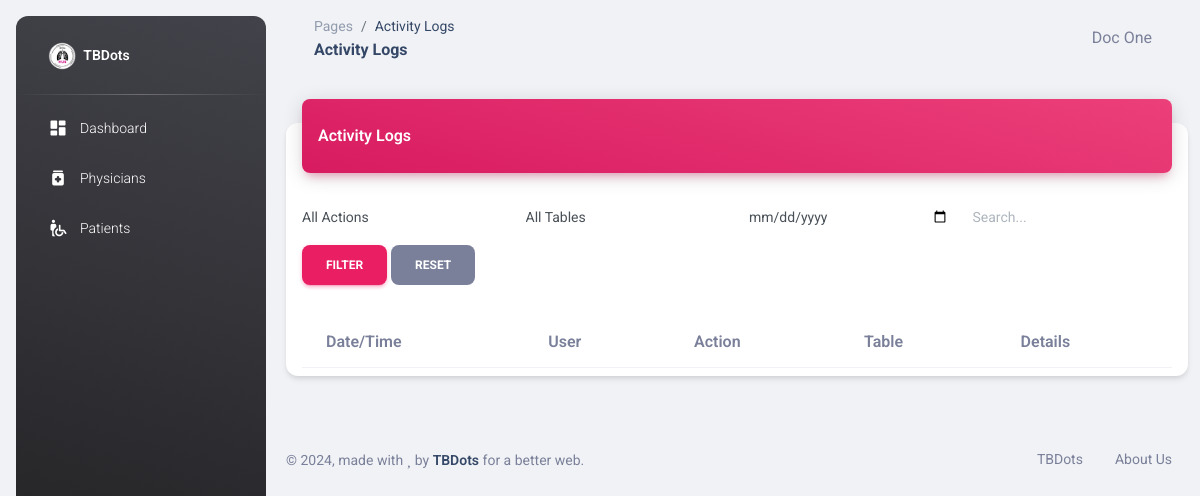
/activity_logs.php (signed in), run on an earlier commit of the app's database.
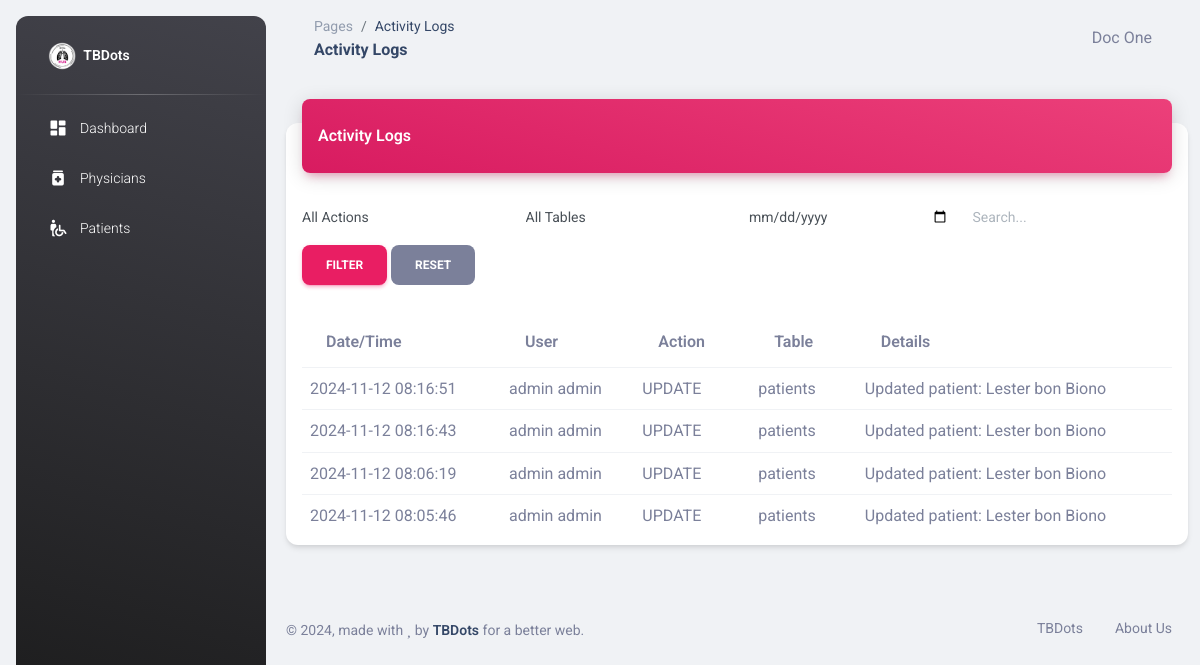
And on a later commit of the database.
### tables this page shows
CREATE TABLE IF NOT EXISTS `activity_logs` (
  `id` int NOT NULL AUTO_INCREMENT,
  `user_id` int NOT NULL,
  `action` enum('CREATE','UPDATE','DELETE') NOT NULL,
  `table_name` varchar(50) NOT NULL,
  `record_id` int NOT NULL,
  `details` text,
  `created_at` timestamp NOT NULL DEFAULT CURRENT_TIMESTAMP,
  PRIMARY KEY (`id`),
  KEY `FK_logs_user` (`user_id`),
  CONSTRAINT `FK_logs_user` FOREIGN KEY (`user_id`) REFERENCES `users` (`id`)
);

CREATE TABLE IF NOT EXISTS `users` (
  `id` int NOT NULL AUTO_INCREMENT,
  `username` varchar(50) NOT NULL,
  `password` text NOT NULL,
  `first_name` text NOT NULL,
  `last_name` text NOT NULL,
  `role` int NOT NULL DEFAULT '0',
  `updated_at` timestamp NOT NULL DEFAULT CURRENT_TIMESTAMP,
  `created_at` timestamp NOT NULL DEFAULT CURRENT_TIMESTAMP ON UPDATE CURRENT_TIMESTAMP,
  PRIMARY KEY (`id`),
  KEY `FK_users_roles` (`role`),
  CONSTRAINT `FK_users_roles` FOREIGN KEY (`role`) REFERENCES `roles` (`id`) ON DELETE CASCADE ON UPDATE CASCADE
);

### activity_logs.php (the view, shortened to what this page needs)
<?php
require_once "connection/db.php";
include_once('head.php');
$date_filter = $_GET['date'] ?? '';
$search = $_GET['search'] ?? '';
$query = "
    SELECT al.*, u.first_name, u.last_name
    FROM activity_logs al
    LEFT JOIN users u ON al.user_id = u.id
    WHERE 1=1
";
$query .= " ORDER BY al.created_at DESC";
$result = $conn->query($query);
?>
<body class="g-sidenav-show bg-gray-200">
  <?php include_once('sidebar.php'); ?>
  <main class="main-content position-relative max-height-vh-100 h-100 border-radius-lg">
    <?php include_once('navbar.php'); ?>
    <div class="container-fluid py-4">
      <div class="row">
        <div class="col-12">
          <div class="card my-4">
            <div class="card-header p-0 position-relative mt-n4 mx-3 z-index-2">
              <div class="bg-gradient-primary shadow-primary border-radius-lg pt-4 pb-3">
                <h6 class="text-white text-capitalize ps-3">Activity Logs</h6>
              </div>
            </div>
            <div class="card-body px-3 pb-2">
              <form method="GET" class="row mb-3">
                <div class="col-md-3">
                  <select name="action" class="form-control">
                    <option value="">All Actions</option>
                  </select>
                </div>
                <div class="col-md-3">
                  <select name="table" class="form-control">
                    <option value="">All Tables</option>
                  </select>
                </div>
                <div class="col-md-3">
                  <input type="date" name="date" class="form-control" value="<?= $date_filter ?>">
                </div>
                <div class="col-md-3">
                  <input type="text" name="search" class="form-control" placeholder="Search..." value="<?= $search ?>">
                </div>
                <div class="col-md-12 mt-2">
                  <button type="submit" class="btn btn-primary">Filter</button>
                  <a href="activity_logs.php" class="btn btn-secondary">Reset</a>
                </div>
              </form>
              <div class="table-responsive">
                <table class="table align-items-center mb-0">
                  <thead>
                    <tr>
                      <th>Date/Time</th>
                      <th>User</th>
                      <th>Action</th>
                      <th>Table</th>
                      <th>Details</th>
                    </tr>
                  </thead>
                  <tbody>
                    <?php while($row = $result->fetch_assoc()): ?>
                      <tr>
                        <td><?= date('Y-m-d H:i:s', strtotime($row['created_at'])) ?></td>
                        <td><?= htmlspecialchars($row['first_name'] . ' ' . $row['last_name']) ?></td>
                        <td><?= $row['action'] ?></td>
                        <td><?= $row['table_name'] ?></td>
                        <td><?= htmlspecialchars($row['details']) ?></td>
                      </tr>
                    <?php endwhile; ?>
                  </tbody>
                </table>
              </div>
            </div>
          </div>
        </div>
      </div>
    </div>
    <?php include_once('footer.php'); ?>
  </main>
</body>
</html>

### head.php (shortened to what this page needs)
<!DOCTYPE html>
<html lang="en">
<head>
  <link href="../assets/css/nucleo-icons.css" rel="stylesheet" />
  <link href="../assets/css/nucleo-svg.css" rel="stylesheet" />
  <link id="pagestyle" href="../assets/css/material-dashboard.css?v=3.1.0" rel="stylesheet" />
</head>
<?php
  $current_page = basename($_SERVER['REQUEST_URI']);
?>

### sidebar.php (shortened to what this page needs)
<aside class="sidenav navbar navbar-vertical navbar-expand-xs border-0 border-radius-xl my-3 fixed-start ms-3   bg-gradient-dark" id="sidenav-main">
    <div class="sidenav-header">
      <a class="navbar-brand m-0" href="dashboard.php">
        <img src="../assets/img/icons/logo.png" class="navbar-brand-img h-100" alt="main_logo">
        <span class="ms-1 font-weight-bold text-white">TBDots</span>
      </a>
    </div>
    <hr class="horizontal light mt-0 mb-2">
    <div class="collapse navbar-collapse  w-auto " id="sidenav-collapse-main">
      <ul class="navbar-nav">
        <li class="nav-item">
          <a class="nav-link text-white <?php if($current_page == 'dashboard.php') echo 'active bg-gradient-primary'; ?>" href="dashboard.php">
            <div class="text-white text-center me-2 d-flex align-items-center justify-content-center">
              <i class="material-icons opacity-10">dashboard</i>
            </div>
            <span class="nav-link-text ms-1">Dashboard</span>
          </a>
        </li>
        <?php if(isset($_SESSION['module']) && in_array(5, $_SESSION['module'])): ?>
        <li class="nav-item">
          <a class="nav-link text-white <?php if($current_page == 'physician.php') echo 'active bg-gradient-primary'; ?>" href="physician.php">
            <div class="text-white text-center me-2 d-flex align-items-center justify-content-center">
              <i class="material-icons opacity-10">medication</i>
            </div>
            <span class="nav-link-text ms-1">Physicians</span>
          </a>
        </li>
        <?php endif; ?>
        <?php if(isset($_SESSION['module']) && in_array(9, $_SESSION['module'])): ?>
        <li class="nav-item">
          <a class="nav-link text-white <?php if($current_page == 'patients.php') echo 'active bg-gradient-primary'; ?>" href="patients.php">
            <div class="text-white text-center me-2 d-flex align-items-center justify-content-center">
              <i class="material-icons opacity-10">wheelchair_pickup</i>
            </div>
            <span class="nav-link-text ms-1">Patients</span>
          </a>
        </li>
        <?php endif; ?>
      </ul>
    </div>
  </aside>

### navbar.php (shortened to what this page needs)
<nav class="navbar navbar-main navbar-expand-lg px-0 mx-4 shadow-none border-radius-xl" id="navbarBlur" data-scroll="true">
      <div class="container-fluid py-1 px-3">
        <nav aria-label="breadcrumb">
          <ol class="breadcrumb bg-transparent mb-0 pb-0 pt-1 px-0 me-sm-6 me-5">
            <li class="breadcrumb-item text-sm"><a class="opacity-5 text-dark" href="javascript:;">Pages</a></li>
            <li class="breadcrumb-item text-sm text-dark active" aria-current="page"><?php echo ucwords(str_replace('_', ' ', str_replace('.php', '', $current_page))) ?></li>
          </ol>
          <h6 class="font-weight-bolder mb-0"><?php echo ucwords(str_replace('_', ' ', str_replace('.php', '', $current_page))) ?></h6>
        </nav>
        <div class="collapse navbar-collapse mt-sm-0 mt-2 me-md-0 me-sm-4" id="navbar">
          <ul class="navbar-nav  justify-content-end">
            <li class="nav-item dropdown pe-2 d-flex align-items-center">
              <a href="javascript:;" class="nav-link text-body p-0" id="dropdownMenuButton" data-bs-toggle="dropdown" aria-expanded="false">
                <i class="fa fa-bell cursor-pointer"></i>
              </a>
            </li>
            <li class="nav-item dropdown pe-2 d-flex align-items-center">
              <a href="javascript:;" class="nav-link text-body p-0" id="dropdownMenuButton" data-bs-toggle="dropdown" aria-expanded="false">
                <i class="fa fa-user me-sm-1"></i>
              </a>
              <?php echo $_SESSION['fullname']; ?>
            </li>
          </ul>
        </div>
      </div>
    </nav>

### footer.php (shortened to what this page needs)
<footer class="footer py-4  ">
    <div class="container-fluid">
        <div class="row align-items-center justify-content-lg-between">
        <div class="col-lg-6 mb-lg-0 mb-4">
            <div class="copyright text-center text-sm text-muted text-lg-start">
            © ,
            made with <i class="fa fa-heart"></i> by
            <a href="#" class="font-weight-bold" target="_blank">TBDots</a>
            for a better web.
            </div>
        </div>
        <div class="col-lg-6">
            <ul class="nav nav-footer justify-content-center justify-content-lg-end">
                <li class="nav-item">
                    <a href="#" class="nav-link text-muted" target="_blank">TBDots</a>
                </li>
                <li class="nav-item">
                    <a href="#/presentation" class="nav-link text-muted" target="_blank">About Us</a>
                </li>
            </ul>
        </div>
        </div>
    </div>
</footer>

What changed in the data, as far as the page shows it:
added activity_logs: created_at "2024-11-12 08:16:51", user.last_name "admin admin", action "UPDATE", table_name "patients", details "Updated patient: Lester bon Biono"
added activity_logs: created_at "2024-11-12 08:16:43", user.last_name "admin admin", action "UPDATE", table_name "patients", details "Updated patient: Lester bon Biono"
added activity_logs: created_at "2024-11-12 08:06:19", user.last_name "admin admin", action "UPDATE", table_name "patients", details "Updated patient: Lester bon Biono"
added activity_logs: created_at "2024-11-12 08:05:46", user.last_name "admin admin", action "UPDATE", table_name "patients", details "Updated patient: Lester bon Biono"
